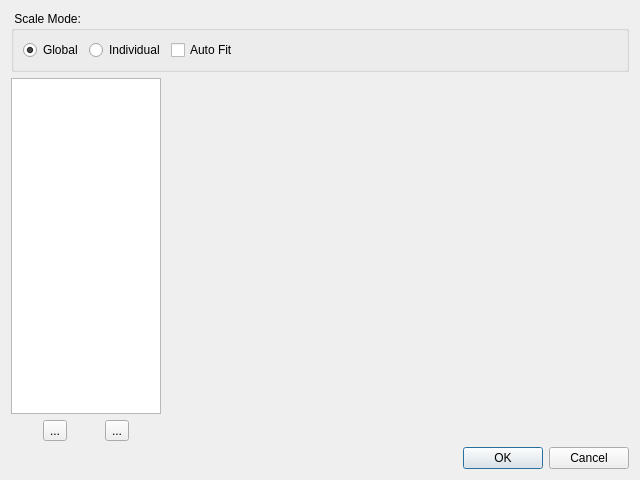
<?xml version="1.0" encoding="UTF-8"?>
<ui version="4.0">
 <comment> All rights reserved. </comment>
 <class>CQAnimationSettingsEditor</class>
 <widget class="QDialog" name="CQAnimationSettingsEditor">
  <property name="geometry">
   <rect>
    <x>0</x>
    <y>0</y>
    <width>640</width>
    <height>480</height>
   </rect>
  </property>
  <property name="minimumSize">
   <size>
    <width>640</width>
    <height>480</height>
   </size>
  </property>
  <property name="windowTitle">
   <string>Dialog</string>
  </property>
  <layout class="QVBoxLayout" name="verticalLayout_2">
   <item>
    <widget class="QGroupBox" name="grpScaleMode">
     <property name="sizePolicy">
      <sizepolicy hsizetype="Preferred" vsizetype="Fixed">
       <horstretch>0</horstretch>
       <verstretch>0</verstretch>
      </sizepolicy>
     </property>
     <property name="title">
      <string> Scale Mode: </string>
     </property>
     <layout class="QHBoxLayout" name="horizontalLayout">
      <item>
       <widget class="QRadioButton" name="radGlobal">
        <property name="text">
         <string>Global</string>
        </property>
        <property name="checked">
         <bool>true</bool>
        </property>
       </widget>
      </item>
      <item>
       <widget class="QRadioButton" name="radIndividual">
        <property name="text">
         <string>Individual</string>
        </property>
       </widget>
      </item>
      <item>
       <widget class="QCheckBox" name="checkAutoFit">
        <property name="text">
         <string>Auto Fit</string>
        </property>
       </widget>
      </item>
      <item>
       <spacer name="horizontalSpacer">
        <property name="orientation">
         <enum>Qt::Horizontal</enum>
        </property>
        <property name="sizeHint" stdset="0">
         <size>
          <width>304</width>
          <height>20</height>
         </size>
        </property>
       </spacer>
      </item>
     </layout>
    </widget>
   </item>
   <item>
    <layout class="QHBoxLayout" name="horizontalLayout_3">
     <item>
      <layout class="QVBoxLayout" name="verticalLayout">
       <item>
        <widget class="QListWidget" name="listWidget">
         <property name="sizePolicy">
          <sizepolicy hsizetype="Preferred" vsizetype="Expanding">
           <horstretch>0</horstretch>
           <verstretch>0</verstretch>
          </sizepolicy>
         </property>
         <property name="minimumSize">
          <size>
           <width>150</width>
           <height>0</height>
          </size>
         </property>
         <property name="selectionMode">
          <enum>QAbstractItemView::ExtendedSelection</enum>
         </property>
        </widget>
       </item>
       <item>
        <layout class="QHBoxLayout" name="horizontalLayout_2">
         <item>
          <widget class="QToolButton" name="toolButton">
           <property name="text">
            <string>...</string>
           </property>
          </widget>
         </item>
         <item>
          <widget class="QToolButton" name="toolButton_2">
           <property name="text">
            <string>...</string>
           </property>
          </widget>
         </item>
        </layout>
       </item>
      </layout>
     </item>
     <item>
      <widget class="CQEffectDescriptionEdit" name="widget" native="true">
       <property name="sizePolicy">
        <sizepolicy hsizetype="Expanding" vsizetype="Expanding">
         <horstretch>0</horstretch>
         <verstretch>0</verstretch>
        </sizepolicy>
       </property>
       <property name="minimumSize">
        <size>
         <width>300</width>
         <height>150</height>
        </size>
       </property>
      </widget>
     </item>
    </layout>
   </item>
   <item>
    <widget class="QDialogButtonBox" name="buttonBox">
     <property name="orientation">
      <enum>Qt::Horizontal</enum>
     </property>
     <property name="standardButtons">
      <set>QDialogButtonBox::Cancel|QDialogButtonBox::Ok</set>
     </property>
    </widget>
   </item>
  </layout>
 </widget>
 <customwidgets>
  <customwidget>
   <class>CQEffectDescriptionEdit</class>
   <extends>QWidget</extends>
   <header location="global">qlayout/CQEffectDescriptionEdit.h</header>
   <container>1</container>
  </customwidget>
 </customwidgets>
 <tabstops>
  <tabstop>radGlobal</tabstop>
  <tabstop>radIndividual</tabstop>
  <tabstop>listWidget</tabstop>
  <tabstop>toolButton</tabstop>
  <tabstop>toolButton_2</tabstop>
  <tabstop>buttonBox</tabstop>
 </tabstops>
 <resources/>
 <connections>
  <connection>
   <sender>buttonBox</sender>
   <signal>accepted()</signal>
   <receiver>CQAnimationSettingsEditor</receiver>
   <slot>accept()</slot>
   <hints>
    <hint type="sourcelabel">
     <x>257</x>
     <y>288</y>
    </hint>
    <hint type="destinationlabel">
     <x>157</x>
     <y>274</y>
    </hint>
   </hints>
  </connection>
  <connection>
   <sender>buttonBox</sender>
   <signal>rejected()</signal>
   <receiver>CQAnimationSettingsEditor</receiver>
   <slot>reject()</slot>
   <hints>
    <hint type="sourcelabel">
     <x>325</x>
     <y>288</y>
    </hint>
    <hint type="destinationlabel">
     <x>286</x>
     <y>274</y>
    </hint>
   </hints>
  </connection>
  <connection>
   <sender>radGlobal</sender>
   <signal>clicked()</signal>
   <receiver>CQAnimationSettingsEditor</receiver>
   <slot>slotScaleModeChanged()</slot>
   <hints>
    <hint type="sourcelabel">
     <x>42</x>
     <y>43</y>
    </hint>
    <hint type="destinationlabel">
     <x>6</x>
     <y>62</y>
    </hint>
   </hints>
  </connection>
  <connection>
   <sender>radIndividual</sender>
   <signal>clicked()</signal>
   <receiver>CQAnimationSettingsEditor</receiver>
   <slot>slotScaleModeChanged()</slot>
   <hints>
    <hint type="sourcelabel">
     <x>106</x>
     <y>38</y>
    </hint>
    <hint type="destinationlabel">
     <x>-2</x>
     <y>87</y>
    </hint>
   </hints>
  </connection>
  <connection>
   <sender>toolButton</sender>
   <signal>clicked()</signal>
   <receiver>CQAnimationSettingsEditor</receiver>
   <slot>slotEffectAdded()</slot>
   <hints>
    <hint type="sourcelabel">
     <x>51</x>
     <y>244</y>
    </hint>
    <hint type="destinationlabel">
     <x>9</x>
     <y>242</y>
    </hint>
   </hints>
  </connection>
  <connection>
   <sender>toolButton_2</sender>
   <signal>clicked()</signal>
   <receiver>CQAnimationSettingsEditor</receiver>
   <slot>slotEffectRemoved()</slot>
   <hints>
    <hint type="sourcelabel">
     <x>119</x>
     <y>247</y>
    </hint>
    <hint type="destinationlabel">
     <x>1</x>
     <y>214</y>
    </hint>
   </hints>
  </connection>
  <connection>
   <sender>listWidget</sender>
   <signal>itemSelectionChanged()</signal>
   <receiver>CQAnimationSettingsEditor</receiver>
   <slot>slotSelectionChanged()</slot>
   <hints>
    <hint type="sourcelabel">
     <x>91</x>
     <y>136</y>
    </hint>
    <hint type="destinationlabel">
     <x>5</x>
     <y>167</y>
    </hint>
   </hints>
  </connection>
 </connections>
 <slots>
  <slot>slotScaleModeChanged()</slot>
  <slot>slotSelectionChanged()</slot>
  <slot>slotEffectAdded()</slot>
  <slot>slotEffectRemoved()</slot>
 </slots>
</ui>
